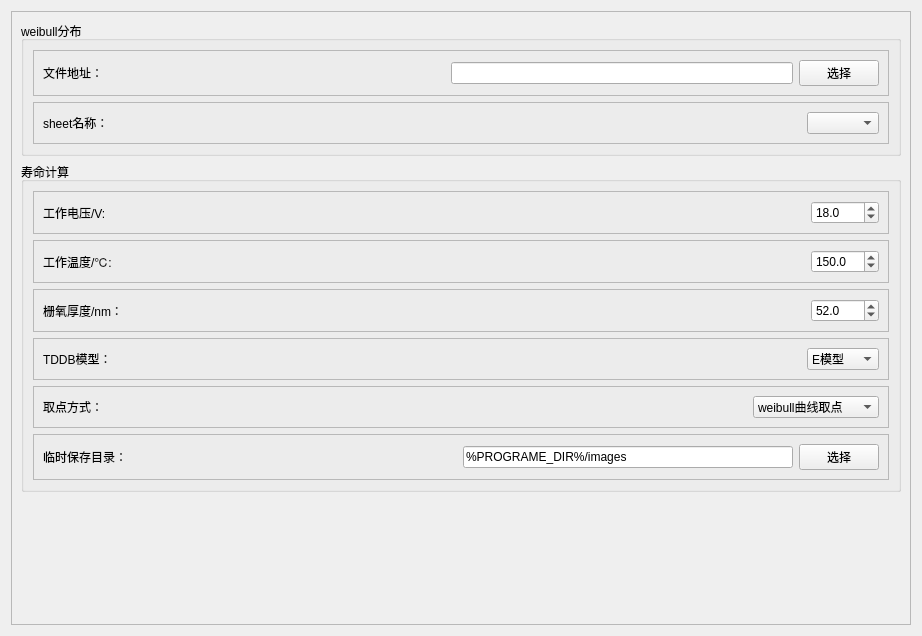
<?xml version="1.0" encoding="UTF-8"?>
<ui version="4.0">
 <class>Form</class>
 <widget class="QWidget" name="Form">
  <property name="geometry">
   <rect>
    <x>0</x>
    <y>0</y>
    <width>922</width>
    <height>636</height>
   </rect>
  </property>
  <property name="windowTitle">
   <string>Form</string>
  </property>
  <layout class="QVBoxLayout" name="vlMain">
   <item>
    <widget class="QScrollArea" name="scrollSetting">
     <property name="widgetResizable">
      <bool>true</bool>
     </property>
     <widget class="QWidget" name="scrollSettingContent">
      <property name="geometry">
       <rect>
        <x>0</x>
        <y>0</y>
        <width>902</width>
        <height>616</height>
       </rect>
      </property>
      <layout class="QVBoxLayout" name="vlSettingContent">
       <item>
        <widget class="QGroupBox" name="gbWeibull">
         <property name="title">
          <string>weibull分布</string>
         </property>
         <layout class="QVBoxLayout" name="vlWeibull">
          <item>
           <widget class="QFrame" name="frameFile">
            <property name="frameShape">
             <enum>QFrame::Shape::StyledPanel</enum>
            </property>
            <property name="frameShadow">
             <enum>QFrame::Shadow::Raised</enum>
            </property>
            <layout class="QHBoxLayout" name="hlFile">
             <item>
              <widget class="QLabel" name="lblFilePath">
               <property name="text">
                <string>文件地址：</string>
               </property>
              </widget>
             </item>
             <item>
              <spacer name="horizontalSpacer_File">
               <property name="orientation">
                <enum>Qt::Orientation::Horizontal</enum>
               </property>
               <property name="sizeHint" stdset="0">
                <size>
                 <width>40</width>
                 <height>20</height>
                </size>
               </property>
              </spacer>
             </item>
             <item>
              <widget class="QLineEdit" name="editFilePath"/>
             </item>
             <item>
              <widget class="QPushButton" name="btnBrowseFile">
               <property name="text">
                <string>选择</string>
               </property>
              </widget>
             </item>
            </layout>
           </widget>
          </item>
          <item>
           <widget class="QFrame" name="frameSheet">
            <property name="frameShape">
             <enum>QFrame::Shape::StyledPanel</enum>
            </property>
            <property name="frameShadow">
             <enum>QFrame::Shadow::Raised</enum>
            </property>
            <layout class="QHBoxLayout" name="hlSheet">
             <item>
              <widget class="QLabel" name="lblSheet">
               <property name="text">
                <string>sheet名称：</string>
               </property>
              </widget>
             </item>
             <item>
              <spacer name="horizontalSpacer_Sheet">
               <property name="orientation">
                <enum>Qt::Orientation::Horizontal</enum>
               </property>
               <property name="sizeHint" stdset="0">
                <size>
                 <width>40</width>
                 <height>20</height>
                </size>
               </property>
              </spacer>
             </item>
             <item>
              <widget class="QComboBox" name="cmbSheetName"/>
             </item>
            </layout>
           </widget>
          </item>
         </layout>
        </widget>
       </item>
       <item>
        <widget class="QGroupBox" name="gbLifetime">
         <property name="title">
          <string>寿命计算</string>
         </property>
         <layout class="QVBoxLayout" name="vlLifetime">
          <item>
           <widget class="QFrame" name="frameVoltage">
            <property name="frameShape">
             <enum>QFrame::Shape::StyledPanel</enum>
            </property>
            <property name="frameShadow">
             <enum>QFrame::Shadow::Raised</enum>
            </property>
            <layout class="QHBoxLayout" name="hlVoltage">
             <item>
              <widget class="QLabel" name="lblWorkVoltage">
               <property name="text">
                <string>工作电压/V:</string>
               </property>
              </widget>
             </item>
             <item>
              <spacer name="horizontalSpacer_Voltage">
               <property name="orientation">
                <enum>Qt::Orientation::Horizontal</enum>
               </property>
               <property name="sizeHint" stdset="0">
                <size>
                 <width>40</width>
                 <height>20</height>
                </size>
               </property>
              </spacer>
             </item>
             <item>
              <widget class="QDoubleSpinBox" name="spnWorkVoltage">
               <property name="decimals">
                <number>1</number>
               </property>
               <property name="minimum">
                <double>-5000.000000000000000</double>
               </property>
               <property name="maximum">
                <double>5000.000000000000000</double>
               </property>
               <property name="value">
                <double>18.000000000000000</double>
               </property>
              </widget>
             </item>
            </layout>
           </widget>
          </item>
          <item>
           <widget class="QFrame" name="frameTemp">
            <property name="frameShape">
             <enum>QFrame::Shape::StyledPanel</enum>
            </property>
            <property name="frameShadow">
             <enum>QFrame::Shadow::Raised</enum>
            </property>
            <layout class="QHBoxLayout" name="hlTemp">
             <item>
              <widget class="QLabel" name="lblWorkTemp">
               <property name="text">
                <string>工作温度/℃:</string>
               </property>
              </widget>
             </item>
             <item>
              <spacer name="horizontalSpacer_Temp">
               <property name="orientation">
                <enum>Qt::Orientation::Horizontal</enum>
               </property>
               <property name="sizeHint" stdset="0">
                <size>
                 <width>40</width>
                 <height>20</height>
                </size>
               </property>
              </spacer>
             </item>
             <item>
              <widget class="QDoubleSpinBox" name="spnWorkTemp">
               <property name="decimals">
                <number>1</number>
               </property>
               <property name="minimum">
                <double>-5000.000000000000000</double>
               </property>
               <property name="maximum">
                <double>5000.000000000000000</double>
               </property>
               <property name="value">
                <double>150.000000000000000</double>
               </property>
              </widget>
             </item>
            </layout>
           </widget>
          </item>
          <item>
           <widget class="QFrame" name="frameOxide">
            <property name="frameShape">
             <enum>QFrame::Shape::StyledPanel</enum>
            </property>
            <property name="frameShadow">
             <enum>QFrame::Shadow::Raised</enum>
            </property>
            <layout class="QHBoxLayout" name="hlOxide">
             <item>
              <widget class="QLabel" name="lblOxideThickness">
               <property name="text">
                <string>栅氧厚度/nm：</string>
               </property>
              </widget>
             </item>
             <item>
              <spacer name="horizontalSpacer_Oxide">
               <property name="orientation">
                <enum>Qt::Orientation::Horizontal</enum>
               </property>
               <property name="sizeHint" stdset="0">
                <size>
                 <width>40</width>
                 <height>20</height>
                </size>
               </property>
              </spacer>
             </item>
             <item>
              <widget class="QDoubleSpinBox" name="spnOxideThickness">
               <property name="decimals">
                <number>1</number>
               </property>
               <property name="minimum">
                <double>-5000.000000000000000</double>
               </property>
               <property name="maximum">
                <double>5000.000000000000000</double>
               </property>
               <property name="value">
                <double>52.000000000000000</double>
               </property>
              </widget>
             </item>
            </layout>
           </widget>
          </item>
          <item>
           <widget class="QFrame" name="frameModel">
            <property name="frameShape">
             <enum>QFrame::Shape::StyledPanel</enum>
            </property>
            <property name="frameShadow">
             <enum>QFrame::Shadow::Raised</enum>
            </property>
            <layout class="QHBoxLayout" name="hlModel">
             <item>
              <widget class="QLabel" name="lblTDDBModel">
               <property name="text">
                <string>TDDB模型：</string>
               </property>
              </widget>
             </item>
             <item>
              <spacer name="horizontalSpacer_Model">
               <property name="orientation">
                <enum>Qt::Orientation::Horizontal</enum>
               </property>
               <property name="sizeHint" stdset="0">
                <size>
                 <width>40</width>
                 <height>20</height>
                </size>
               </property>
              </spacer>
             </item>
             <item>
              <widget class="QComboBox" name="cmbTDDBModel">
               <item>
                <property name="text">
                 <string>E模型</string>
                </property>
               </item>
               <item>
                <property name="text">
                 <string>1/E模型</string>
                </property>
               </item>
               <item>
                <property name="text">
                 <string>V模型</string>
                </property>
               </item>
              </widget>
             </item>
            </layout>
           </widget>
          </item>
          <item>
           <widget class="QFrame" name="framePickMethod">
            <property name="frameShape">
             <enum>QFrame::Shape::StyledPanel</enum>
            </property>
            <property name="frameShadow">
             <enum>QFrame::Shadow::Raised</enum>
            </property>
            <layout class="QHBoxLayout" name="hlPickMethod">
             <item>
              <widget class="QLabel" name="lblPickMethod">
               <property name="text">
                <string>取点方式：</string>
               </property>
              </widget>
             </item>
             <item>
              <spacer name="horizontalSpacer_PickMethod">
               <property name="orientation">
                <enum>Qt::Orientation::Horizontal</enum>
               </property>
               <property name="sizeHint" stdset="0">
                <size>
                 <width>40</width>
                 <height>20</height>
                </size>
               </property>
              </spacer>
             </item>
             <item>
              <widget class="QComboBox" name="cmbPickMethod">
               <item>
                <property name="text">
                 <string>weibull曲线取点</string>
                </property>
               </item>
               <item>
                <property name="text">
                 <string>原始数据平滑取点</string>
                </property>
               </item>
              </widget>
             </item>
            </layout>
           </widget>
          </item>
          <item>
           <widget class="QFrame" name="frameSaveDir">
            <property name="frameShape">
             <enum>QFrame::Shape::StyledPanel</enum>
            </property>
            <property name="frameShadow">
             <enum>QFrame::Shadow::Raised</enum>
            </property>
            <layout class="QHBoxLayout" name="hlSaveDir">
             <item>
              <widget class="QLabel" name="lblSaveDir">
               <property name="text">
                <string>临时保存目录：</string>
               </property>
              </widget>
             </item>
             <item>
              <spacer name="horizontalSpacer_SaveDir">
               <property name="orientation">
                <enum>Qt::Orientation::Horizontal</enum>
               </property>
               <property name="sizeHint" stdset="0">
                <size>
                 <width>40</width>
                 <height>20</height>
                </size>
               </property>
              </spacer>
             </item>
             <item>
              <widget class="QLineEdit" name="editSaveDir">
               <property name="text">
                <string>%PROGRAME_DIR%/images</string>
               </property>
              </widget>
             </item>
             <item>
              <widget class="QPushButton" name="btnBrowseSaveDir">
               <property name="text">
                <string>选择</string>
               </property>
              </widget>
             </item>
            </layout>
           </widget>
          </item>
         </layout>
        </widget>
       </item>
       <item>
        <spacer name="verticalSpacer">
         <property name="orientation">
          <enum>Qt::Orientation::Vertical</enum>
         </property>
         <property name="sizeHint" stdset="0">
          <size>
           <width>20</width>
           <height>40</height>
          </size>
         </property>
        </spacer>
       </item>
      </layout>
     </widget>
    </widget>
   </item>
  </layout>
 </widget>
 <resources/>
 <connections/>
</ui>
